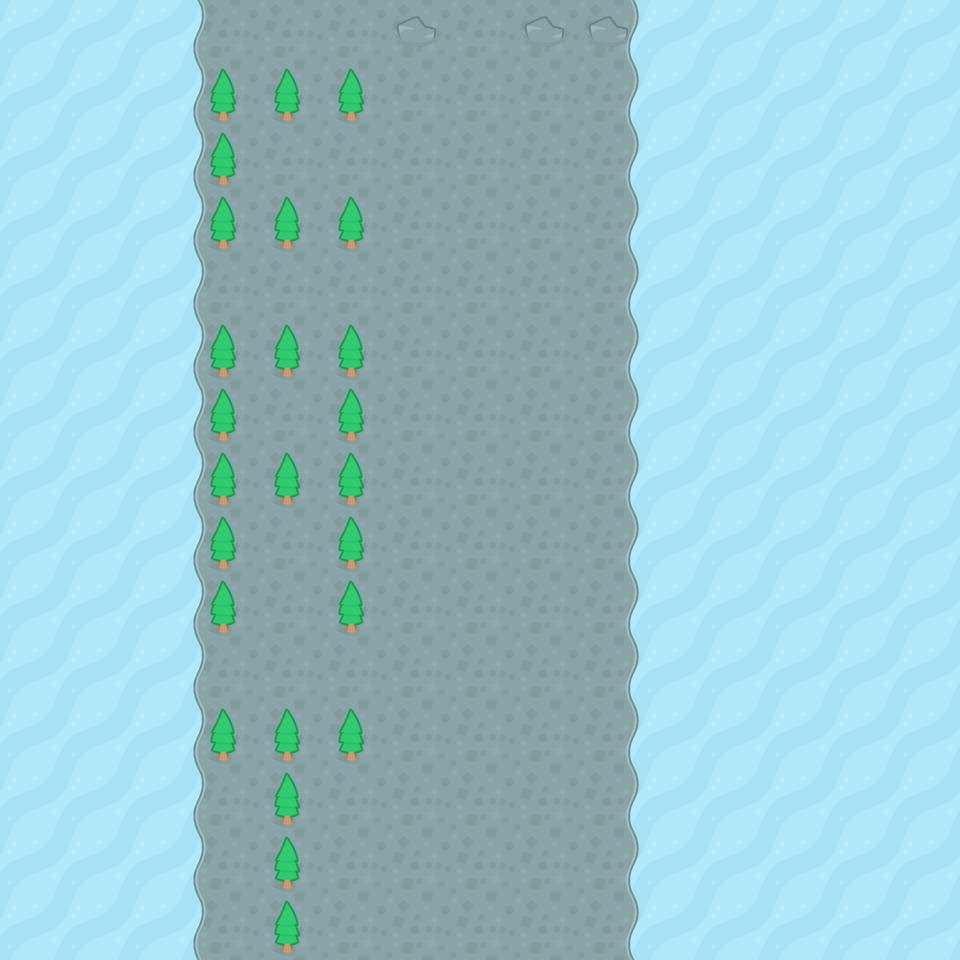

Below is a game level as drawn by its tile map, then a one-line description and the .tmx that defines it (tile-layer data replaced by summaries):
An orthogonal 15x15 tile map with 64x64 px tiles, 3 tile layers (background, surface, obstacles) and 5 objects (3x npc, spawn, trigger).

<map version="1.0" orientation="orthogonal" renderorder="right-down" width="15" height="15" tilewidth="64" tileheight="64" nextobjectid="8">
 <tileset firstgid="1" name="tileset" tilewidth="64" tileheight="64" tilecount="204" columns="17">
  <image source="../images/tileset.png" width="1088" height="768" />
 </tileset>
 <layer name="background" width="15" height="15">
  <properties>
   <property name="tileset" value="tileset.png" />
  </properties>
  <data>[225 cells, 225 non-empty, 1 distinct tile ids]</data>
 </layer>
 <layer name="surface" width="15" height="15">
  <properties>
   <property name="tileset" value="tileset.png" />
  </properties>
  <data>[225 cells, 105 non-empty, 3 distinct tile ids]</data>
 </layer>
 <layer name="obstacles" width="15" height="15">
  <properties>
   <property name="tileset" value="tileset.png" />
  </properties>
  <data>[225 cells, 28 non-empty, 2 distinct tile ids]</data>
 </layer>
 <objectgroup name="actors">
  <object id="1" name="start" type="spawn" x="443" y="875" width="83" height="77" />
  <object id="2" name="Bob the Goblin" type="npc" x="432" y="593" width="66" height="67">
   <properties>
    <property name="image" value="goblin.png" />
    <property name="onInteract" value="interactGoblin" />
    <property name="onSpeak" value="speakGoblin" />
   </properties>
  </object>
  <object id="3" name="Gob the Goblin" type="npc" x="431" y="318.5" width="66" height="67">
   <properties>
    <property name="image" value="goblin.png" />
    <property name="onInteract" value="interactGoblin" />
    <property name="onSpeak" value="speakGoblin" />
   </properties>
  </object>
  <object id="4" name="Final Goblin" type="npc" x="452" y="6" width="63" height="64">
   <properties>
    <property name="image" value="goblin.png" />
    <property name="onInteract" value="interactFinalGoblin" />
    <property name="onSpeak" value="speakFinalGoblin" />
   </properties>
  </object>
  <object id="7" name="instructionTrigger" type="trigger" x="329" y="769" width="300" height="46">
   <properties>
    <property name="onTrigger" value="triggerInstructions" />
   </properties>
  </object>
 </objectgroup>
</map>
